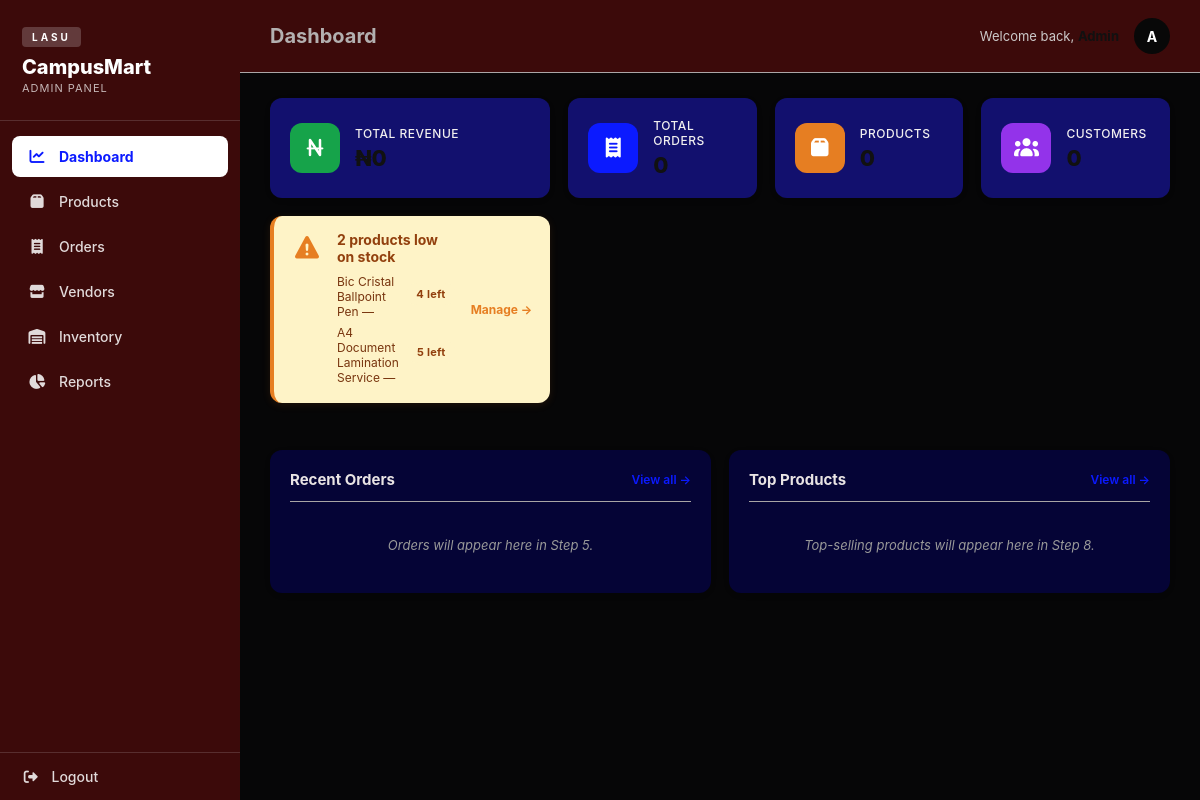
Before: /admin (signed in) with the older database file.
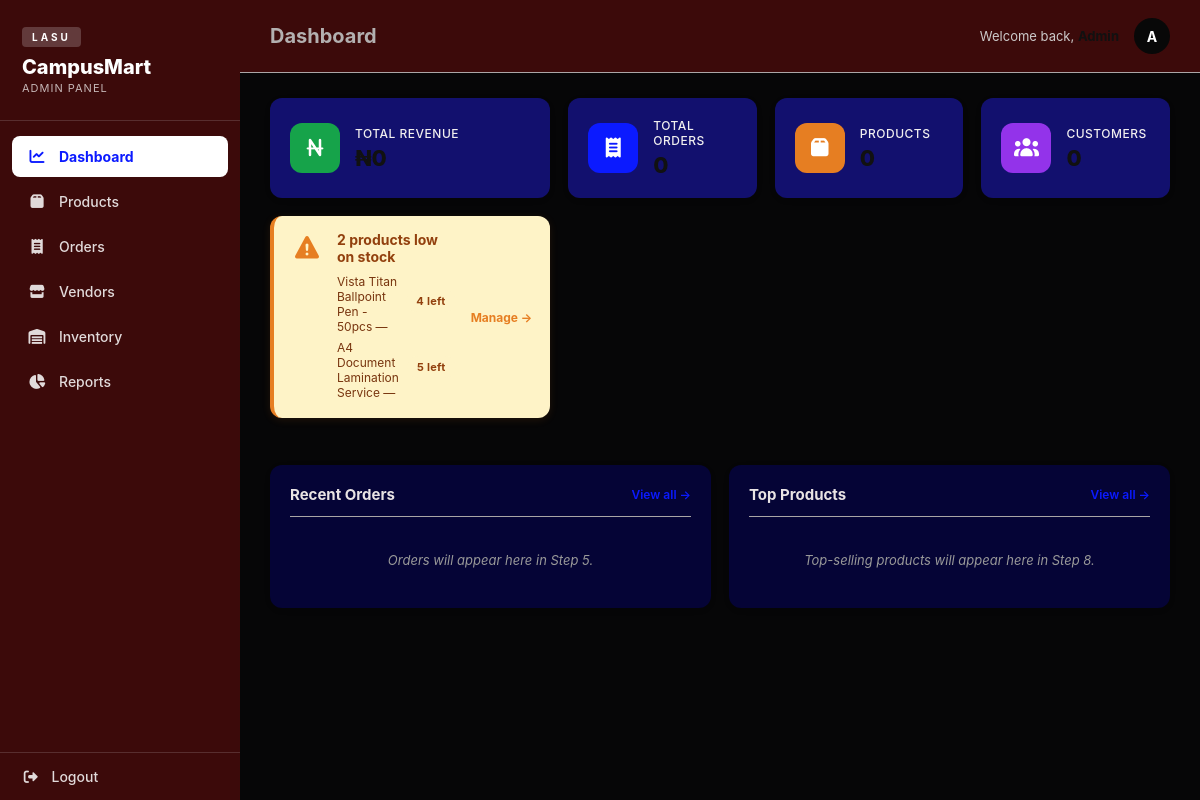
After: the same page with the newer database file.
### tables this page shows
CREATE TABLE products (
            id INTEGER PRIMARY KEY AUTOINCREMENT,
            product_name TEXT NOT NULL,
            price REAL NOT NULL,
            category TEXT NOT NULL,
            description TEXT NOT NULL,
            location TEXT NOT NULL,
            image TEXT NOT NULL
        , stock INTEGER DEFAULT 10);

### app.py (the view)
@app.route("/admin")
def admin_dashboard():
    if not session.get("is_admin"): return redirect("/admin-login")
    connection = sqlite3.connect("marketplace.db")
    cursor = connection.cursor()
    cursor.execute("SELECT SUM(total) FROM orders")
    total_revenue = cursor.fetchone()[0] or 0
    cursor.execute("SELECT COUNT(*) FROM orders")
    total_orders = cursor.fetchone()[0] or 0
    cursor.execute("SELECT COUNT(*) FROM products")
    total_products = cursor.fetchone()[0] or 0
    cursor.execute("SELECT COUNT(DISTINCT phone) FROM orders")
    total_customers = cursor.fetchone()[0] or 0
    cursor.execute("SELECT id, full_name, phone, city, total FROM orders ORDER BY id DESC LIMIT 5")
    recent_orders = cursor.fetchall()
    cursor.execute("SELECT product_name, price, category FROM products ORDER BY id DESC LIMIT 5")
    top_products = cursor.fetchall()
    cursor.execute("SELECT COUNT(*) FROM products WHERE stock <= 5")
    low_stock_count = cursor.fetchone()[0] or 0
    cursor.execute("SELECT id, product_name, stock FROM products WHERE stock <= 5 ORDER BY stock ASC LIMIT 3")
    low_stock_items = cursor.fetchall()
    connection.close()
    return render_template("admin_dashboard.html", total_revenue=total_revenue, total_orders=total_orders, total_products=total_products, total_customers=total_customers, recent_orders=recent_orders, top_products=top_products, low_stock_count=low_stock_count, low_stock_items=low_stock_items)

### templates/admin_dashboard.html (shortened to what this page needs)
<!DOCTYPE html>
<html lang="en">
<head>
    <link rel="stylesheet"
          href="{{ url_for('static', filename='admin.css') }}">
    <link rel="stylesheet"
          href="https://cdnjs.cloudflare.com/ajax/libs/font-awesome/7.3.1/css/all.min.css">
</head>
<body class="admin-body">
    <aside class="admin-sidebar">
        <div class="sidebar-brand">
            <span class="brand-lasu">LASU</span>
            <h1>CampusMart</h1>
            <p>Admin Panel</p>
        </div>
        <nav class="sidebar-nav">
            <a href="{{ url_for('admin_dashboard') }}" class="active">
                <i class="fa-solid fa-chart-line"></i>
                <span>Dashboard</span>
            </a>
            <a href="{{ url_for('admin_products') }}">
                <i class="fa-solid fa-box"></i>
                <span>Products</span>
            </a>
           <a href="{{ url_for('admin_orders') }}">
                  <i class="fa-solid fa-receipt"></i>
                  <span>Orders</span>
             </a>
            <a href="{{ url_for('admin_vendors') }}">
                <i class="fa-solid fa-store"></i>
                <span>Vendors</span>
            </a>
            <a href="{{ url_for('admin_inventory') }}">
                <i class="fa-solid fa-warehouse"></i>
                <span>Inventory</span>
            </a>
            <a href="{{ url_for('admin_reports') }}">
                <i class="fa-solid fa-chart-pie"></i>
                <span>Reports</span>
            </a>
        </nav>
        <a href="{{ url_for('admin_logout') }}" class="sidebar-logout">
            <i class="fa-solid fa-right-from-bracket"></i>
            <span>Logout</span>
        </a>
    </aside>
    <main class="admin-main">
        <header class="admin-topbar">
            <h2>Dashboard</h2>
            <div class="topbar-right">
                <span class="welcome-text">
                    Welcome back, <strong>Admin</strong>
                </span>
                <div class="admin-avatar">A</div>
            </div>
        </header>
        <section class="admin-content">
            <div class="stats-grid">
                <div class="stat-card stat-revenue">
                    <div class="stat-icon">
                        <i class="fa-solid fa-naira-sign"></i>
                    </div>
                    <div class="stat-info">
                        <p class="stat-label">Total Revenue</p>
                        <h3 class="stat-value">₦0</h3>
                    </div>
                </div>
                <div class="stat-card stat-orders">
                    <div class="stat-icon">
                        <i class="fa-solid fa-receipt"></i>
                    </div>
                    <div class="stat-info">
                        <p class="stat-label">Total Orders</p>
                        <h3 class="stat-value">0</h3>
                    </div>
                </div>
                <div class="stat-card stat-products">
                    <div class="stat-icon">
                        <i class="fa-solid fa-box"></i>
                    </div>
                    <div class="stat-info">
                        <p class="stat-label">Products</p>
                        <h3 class="stat-value">0</h3>
                    </div>
                </div>
                <div class="stat-card stat-users">
                    <div class="stat-icon">
                        <i class="fa-solid fa-users"></i>
                    </div>
                    <div class="stat-info">
                        <p class="stat-label">Customers</p>
                        <h3 class="stat-value">0</h3>
                    </div>
                </div>
           {% if low_stock_count > 0 %}
            <div class="stock-alert">
                <div class="stock-alert-icon">
                <i class="fa-solid fa-triangle-exclamation"></i>
         </div>
           <div class="stock-alert-body">
         <strong>{{ low_stock_count }} product{% if low_stock_count != 1 %}s{% endif %} low on stock</strong>
          <ul>
            {% for item in low_stock_items %}
            <li>{{ item[1] }} — <span class="stock-badge stock-low">{{ item[2] }} left</span></li>
            {% endfor %}
        </ul>
      </div>
    <a href="{{ url_for('admin_inventory') }}" class="stock-alert-btn">
        Manage →
    </a>
</div>
{% endif %}
            </div>
            <div class="content-grid">
                <div class="content-card">
                    <div class="content-card-header">
                        <h3>Recent Orders</h3>
                        <a href="#">View all →</a>
                    </div>
                    <p class="placeholder-text">
                        Orders will appear here in Step 5.
                    </p>
                </div>
                <div class="content-card">
                    <div class="content-card-header">
                        <h3>Top Products</h3>
                        <a href="#">View all →</a>
                    </div>
                    <p class="placeholder-text">
                        Top-selling products will appear here in Step 8.
                    </p>
                </div>
            </div>
        </section>
    </main>
</body>
</html>

Changed rows visible on the page:
changed products: product_name "Bic Cristal Ballpoint Pen" → "Vista Titan Ballpoint Pen - 50pcs"
